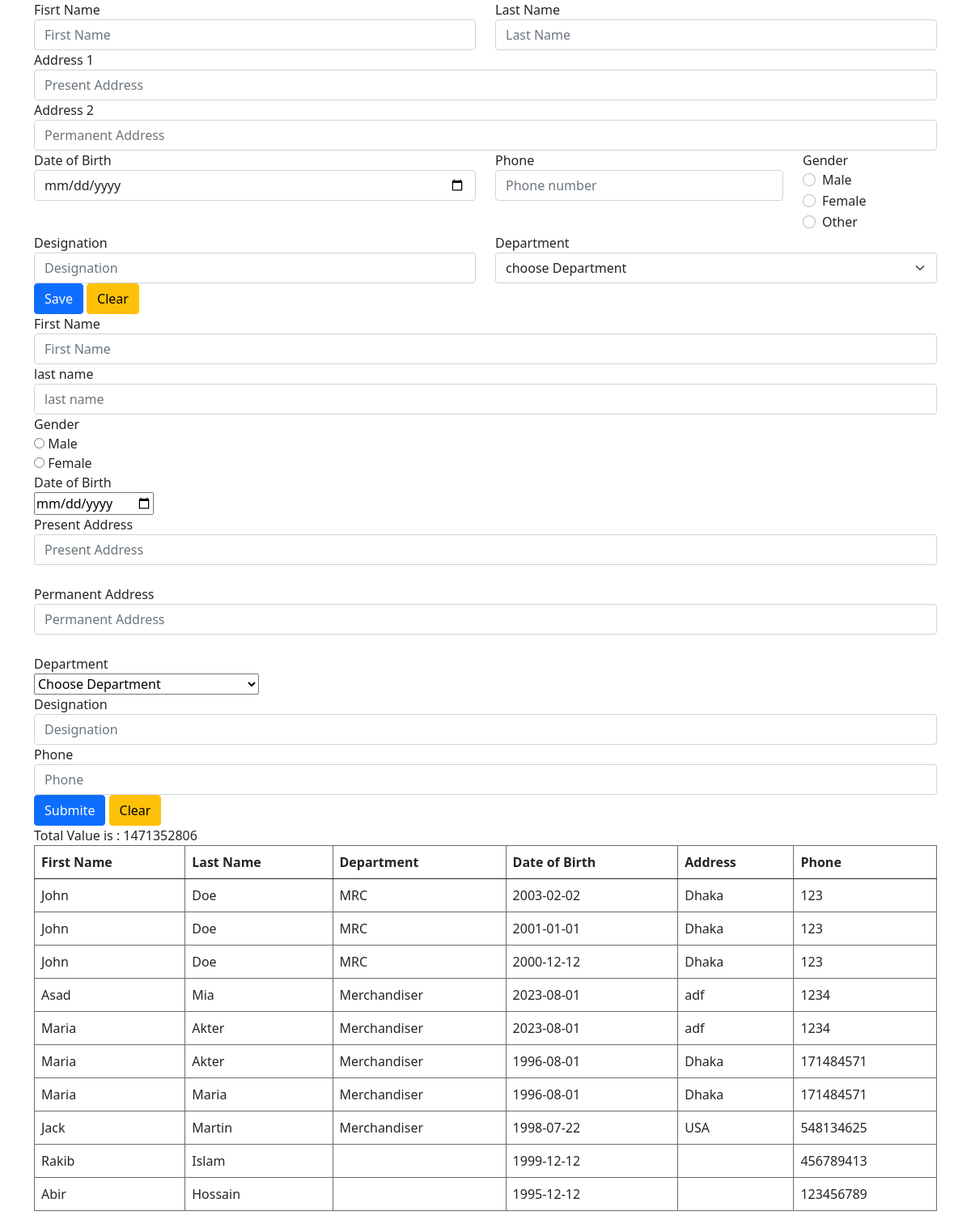
The page /addStudentInfo.php on the database its author committed.
### tables this page shows
CREATE TABLE `tb_student_info` (
  `Id` int(11) NOT NULL,
  `FirstName` varchar(50) NOT NULL,
  `LastName` varchar(50) NOT NULL,
  `Gender` varchar(10) NOT NULL,
  `DateOfBirth` date NOT NULL,
  `PresentAddress` varchar(255) NOT NULL,
  `PermanentAddress` varchar(255) NOT NULL,
  `Department` varchar(100) NOT NULL,
  `Designation` varchar(255) NOT NULL,
  `Phone` int(11) NOT NULL
);

### addStudentInfo.php (the view, shortened to what this page needs)
<?php
$servername = "localhost";
$username = "root";
$password = "";
$dbname = "mystore";
$conn = new mysqli($servername, $username, $password, $dbname);
  $sqlShow = "SELECT * FROM tb_student_info ";
  $result = $conn->query($sqlShow);
?>
<!DOCTYPE html>
<html lang="en">
<head>
    <link href="https://cdn.jsdelivr.net/npm/bootstrap@5.0.2/dist/css/bootstrap.min.css" rel="stylesheet">
    <link rel="stylesheet" href="style.css">
</head>
<body>
  <section class="container">
    <form action="" method="post">
    <div class="row">
        <div class="col-md-6">
            <label for="firstname" class="form-lable">Fisrt Name</label>
            <input id="firstname" type="text" class="form-control" placeholder="First Name">
        </div>
        <div class="col-md-6">
            <label for="lastname" class="form-lable">Last Name</label>
            <input id="lastname" type="text" class="form-control" placeholder="Last Name">
        </div>
        <div class="col-12">
            <label for="p1address">Address 1</label>
            <input type="text" id="p1address" class="form-control" placeholder="Present Address">
        </div>
        <div class="col-12">
            <label for="p2address">Address 2</label>
            <input type="text" id="p2address" class="form-control" placeholder="Permanent Address">
        </div>
        <div class="col-md-6">
            <label for="date">Date of Birth</label>
            <input type="date" id="date" class="form-control">
        </div>
        <div class="col-md-4">
            <label for="phone">Phone</label>
            <input type="number" class="form-control" id="phone" placeholder="Phone number">
        </div>
        <div class="col-md-2">
            <label for="gender">Gender</label>
                <div class="form-check">
                    <input type="radio" name="gender" id="gender" class="form-check-input" value="Male">
                    <label for="gender" class="form-check-label">Male</label>
                </div>
                <div class="form-check">
                    <input type="radio" name="gender" id="gender2" class="form-check-input" value="Female">
                    <label for="gender2" class="form-check-label">Female</label>
                </div>
                <div class="form-check">
                    <input type="radio" name="gender" id="gender3" class="form-check-input" value="Other">
                    <label for="gender3" class="form-check-label">Other</label>
                </div>
        </div>
        <div class="col-md-6">
            <label for="designation" class="form-lable">Designation</label>
            <input id="designation" type="text" class="form-control" placeholder="Designation">
        </div>
        <div class="col-md-6">
            <label for="department" class="form-lable">Department</label>
            <select name="department" id="department" class="form-select">
                <option selected disabled>choose Department</option>
            </select>
        </div> <br>
        <div class="col-md-12">
            <button class="btn btn-primary">Save</button>
            <button class="btn btn-warning">Clear</button>
        </div>
    </div>
    </form>
  </section>
    <div class="container">
        <div class="row">
            <div class="col">
                <form action="addStudent.php" method="post">
                    <div class="form-group" id="btnClear">
                        <label>First Name</label>
                        <input type="text" name="firstName" id="firstName" class="form-control" required placeholder="First Name">
                        <label>last name</label>
                        <input type="text" name="lastName" id="lastName" class="form-control" placeholder="last name">
                        <label>Gender</label><br>
                        <input type="radio" id="male" name="gender" value="Male">
                        <label>Male</label><br>
                        <input type="radio" id="female" name="gender" value="Female">
                        <label>Female</label><br>
                        <label> Date of Birth</label><br>
                        <input type="date" id="DateOfBirth" required name="DateOfBirth"><br>
                                <label>Present Address</label><br>
                                <input type="text" name="p1Address" id="p1Address" class="form-control" placeholder="Present Address"><br>
                                <label>Permanent Address</label><br>
                                <input type="text" required name="p2Address" id="p2Address" class="form-control" placeholder="Permanent Address"><br>
                                <label>Department</label><br>
                                <select name="Department" id="Department">
                                        <option selected disabled>Choose Department</option>
                                    </select><br>
                                    <label>Designation</label><br>
                                    <input type="text" name="Designation" id="Designation" class="form-control" placeholder="Designation">
                                    <label>Phone</label><br>
                                    <input type="number" name="Phone" id="Phone" class="form-control" required placeholder="Phone">
                                </div>
                                <button name="submit" class="btn btn-primary">Submite</button>
                                <button class="btn btn-warning" onclick="ClearText();">Clear</button>
                            </form>
                    </div>
                </div>
            </div>
    <div class="container">
        <div class="col">
            <table class="table">
                <tr>
                    <th>First Name</th>
                    <th>Last Name</th>
                    <th>Department</th>
                    <th>Date of Birth</th>
                    <th>Address</th>
                    <th>Phone</th>
                </tr>
                <tbody>
                    <?php
                    while($row = $result->fetch_assoc())
                    {
                        echo "
                        <tr>
                            <td>".$row["FirstName"]."</td>
                            <td>".$row["LastName"]."</td>
                            <td>".$row["Department"]."</td>
                            <td>".$row["DateOfBirth"]."</td>
                            <td>".$row["PresentAddress"]."</td>
                            <td>".$row["Phone"]."</td>
                        </tr>";
                    }
                    $TotalNumber = "Select sum(Phone) from tb_student_info";
                    $sumResult = $conn->query($TotalNumber);
                    while($row = mysqli_fetch_array($sumResult)){
                        echo"<br>";
                    }
                    ?>
                </tbody>
            </table>
        </div>
    </div>
</body>
</html>

### style.css (style rules this page uses)
.table th { border:.1rem solid rgb(112, 106, 106); }
.table tr { border:.1rem solid rgb(112, 106, 106); }
.table td { border:.1rem solid rgb(112, 106, 106); }

### rows shown on the page
tb_student_info: FirstName "John", LastName "Doe", Department "MRC", DateOfBirth "2003-02-02", PresentAddress "Dhaka", Phone "123"
tb_student_info: FirstName "John", LastName "Doe", Department "MRC", DateOfBirth "2001-01-01", PresentAddress "Dhaka", Phone "123"
tb_student_info: FirstName "John", LastName "Doe", Department "MRC", DateOfBirth "2000-12-12", PresentAddress "Dhaka", Phone "123"
tb_student_info: FirstName "Asad", LastName "Mia", Department "Merchandiser", DateOfBirth "2023-08-01", PresentAddress "adf", Phone "1234"
tb_student_info: FirstName "Maria", LastName "Akter", Department "Merchandiser", DateOfBirth "2023-08-01", PresentAddress "adf", Phone "1234"
tb_student_info: FirstName "Maria", LastName "Akter", Department "Merchandiser", DateOfBirth "1996-08-01", PresentAddress "Dhaka", Phone "171484571"
tb_student_info: FirstName "Maria", LastName "Maria", Department "Merchandiser", DateOfBirth "1996-08-01", PresentAddress "Dhaka", Phone "171484571"
tb_student_info: FirstName "Jack", LastName "Martin", Department "Merchandiser", DateOfBirth "1998-07-22", PresentAddress "USA", Phone "548134625"
tb_student_info: FirstName "Rakib", LastName "Islam", DateOfBirth "1999-12-12", Phone "456789413"
tb_student_info: FirstName "Abir", LastName "Hossain", DateOfBirth "1995-12-12", Phone "123456789"
